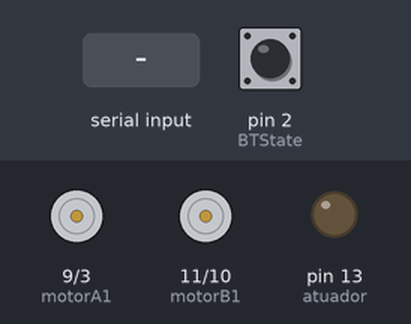
Simulated run of this sketch. Board: Arduino Uno, built with avr-gcc and run on an emulated ATmega328P. On the bench: motor-driver pin pairs drawn as motors (green arrow = first pin HIGH = forward, orange = second pin HIGH = backward, longer = more drive), output pins drawn as LEDs (lit = HIGH). The inputs (shaded band) are chosen by the test bench; at power-on: pin 2 (BTState) HIGH. What the sketch prints to the serial monitor is not drawn.

Above: at 1.2 s.
1.3 s: "F" received over Serial
At 1.9 s:
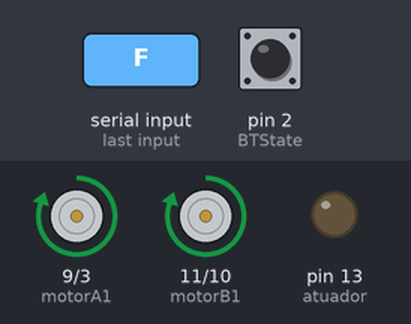
2.8 s: "I" received over Serial
At 3.1 s:
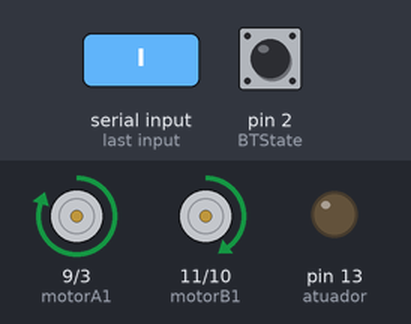
4.3 s: "G" received over Serial
At 5.4 s:
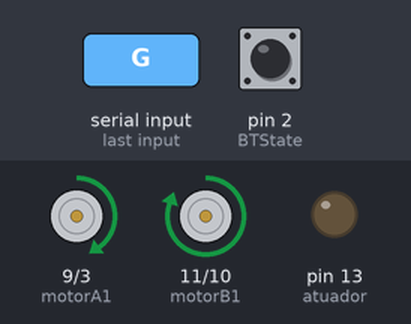
Timing chart, 0 to 7.3 s (numbered marks = the images above; inputs shaded):
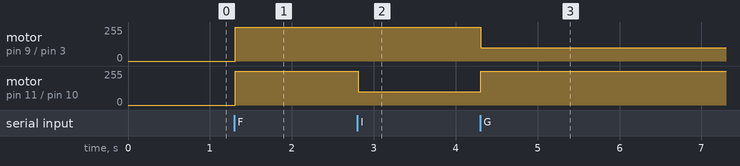

The sketch:

carro_pontehl298.ino
```cpp
// Prof.WilliamJosé
// Definindo os pinos do Driver L298.

const int motorA1  = 9;    // Pin A1-A ou (IN1) do Driver da ponte H.
const int motorA2  = 3;    // Pin A1-B ou (IN2) do Driver da ponte H.
const int motorB1  = 11;   // Pin B1-B ou (IN4) do Driver da ponte H.
const int motorB2  = 10;   // Pin B1-A ou (IN3) do Driver da ponte H.
const int atuador = 13 ;   // Define o Pino 13 como saída para algum atuador.
const int BTState = 2;    // Define o Pino 2 como o pino de comunicação do Bluetooth. (não necessário conectar, normalmente LOW)

// Variáveis Úteis
int i = 0;
int j = 0;
int state_rec;
int vSpeed = 254;   // Define velocidade padrão 0 < x < 255.
char state;

void setup() {
  // Inicializa as portas como entrada e saída.
  pinMode(motorA1, OUTPUT);
  pinMode(motorA2, OUTPUT);
  pinMode(motorB1, OUTPUT);
  pinMode(motorB2, OUTPUT);
  pinMode(atuador, OUTPUT);
  pinMode(BTState, INPUT);

  // Inicializa a comunicação serial em 9600 bits.
  Serial.begin(9600);
}

void loop() {
  // Para o robo quando a conexão com Bluetooth é perdida ou desconectada.
  if (digitalRead(BTState) == LOW) {
    state_rec = 'S';
  }

  // Salva os valores da variável 'state'
  if (Serial.available() > 0) {
    state_rec = Serial.read();
    state = state_rec;
    Serial.println(vSpeed);
  }

  // Altera a velocidade de acordo com valores recebidos via aplicativo bluetooth.
  if (state == '0') {
    vSpeed = 0;
  }
  else if (state == '4') {
    vSpeed = 100;
  }
  else if (state == '6') {
    vSpeed = 155;
  }
  else if (state == '7') {
    vSpeed = 180;
  }
  else if (state == '8') {
    vSpeed = 200;
  }
  else if (state == '9') {
    vSpeed = 230;
  }
  else if (state == 'q') {
    vSpeed = 255;
  }

  if (state != 'S') {
    Serial.print(state);
  }

  // Se o estado recebido for igual a 'F', o robo se movimenta para frente.
  if (state == 'F') {
    analogWrite(motorB1, vSpeed);
    analogWrite(motorA1, vSpeed);
    analogWrite(motorA2, 0);
    analogWrite(motorB2, 0);
  }

    else if (state == 'I') {  // Se o estado recebido for igual a 'I', movimenta-se para Frente Esquerda.
    analogWrite(motorA1, vSpeed);
    analogWrite(motorA2, 0);
    analogWrite(motorB1, 100);
    analogWrite(motorB2, 0);
  }

    else if (state == 'G') {   // Se o estado recebido for igual a 'G', movimenta-se para Frente Direita.
    analogWrite(motorA1, 100);
    analogWrite(motorA2, 0);
    analogWrite(motorB1, vSpeed);
    analogWrite(motorB2, 0);
  }

  else if (state == 'B') { // Se o estado recebido for igual a 'B', movimenta-se para trás.
    analogWrite(motorA1, 0);
    analogWrite(motorB1, 0);
    analogWrite(motorB2, vSpeed);
    analogWrite(motorA2, vSpeed);
  }

   else if (state == 'H') {  // Se o estado recebido for igual a 'H', movimenta-se para Trás Esquerda.
    analogWrite(motorA1, 0);
    analogWrite(motorA2, vSpeed);
    analogWrite(motorB1, 0);
    analogWrite(motorB2, 100);
  }

  else if (state == 'J') {  // Se o estado recebido for igual a 'J', movimenta-se para Trás Direita.
    analogWrite(motorA1, 0);
    analogWrite(motorA2, 100);
    analogWrite(motorB1, 0);
    analogWrite(motorB2, vSpeed);
  }

  else if (state == 'L') {   // Se o estado recebido for igual a 'L', movimenta-se para esquerda.
    analogWrite(motorA1, 0);
    analogWrite(motorA2, vSpeed);
    analogWrite(motorB1, vSpeed);
    analogWrite(motorB2, 0);
  }
  else if (state == 'R') {   // Se o estado recebido for igual a 'R', movimenta-se para direita.
    analogWrite(motorA1, vSpeed);
    analogWrite(motorA2, 0);
    analogWrite(motorB1, 0);
    analogWrite(motorB2, vSpeed);
  }
  else if (state == 'S') {   // Se o estado recebido for igual a 'S', permanece parado.
    analogWrite(motorA1, 0);
    analogWrite(motorA2, 0);
    analogWrite(motorB1, 0);
    analogWrite(motorB2, 0);
  }


  else if (state == 'V') { // Se o estado recebido for igual a 'V', aciona o atuador.
    if (j == 0) {
      digitalWrite(atuador, 1);
      j = 1;
    }
    else if (j == 1) {
      digitalWrite(atuador, 0);
      j = 0;
    }
    state = 'n';
  }


}
```

Measured:
- after the input at 1.3 s, motor on pin 9 (motorA1) / pin 3 (motorA2), motor on pin 11 (motorB1) / pin 10 (motorB2): stopped → forward 254/255 at once
- after the input at 2.8 s, motor on pin 11 (motorB1) / pin 10 (motorB2): forward 254/255 → forward 100/255 at once
- after the input at 4.3 s, motor on pin 9 (motorA1) / pin 3 (motorA2): forward 254/255 → forward 100/255 at once; motor on pin 11 (motorB1) / pin 10 (motorB2): forward 100/255 → forward 254/255 at once
